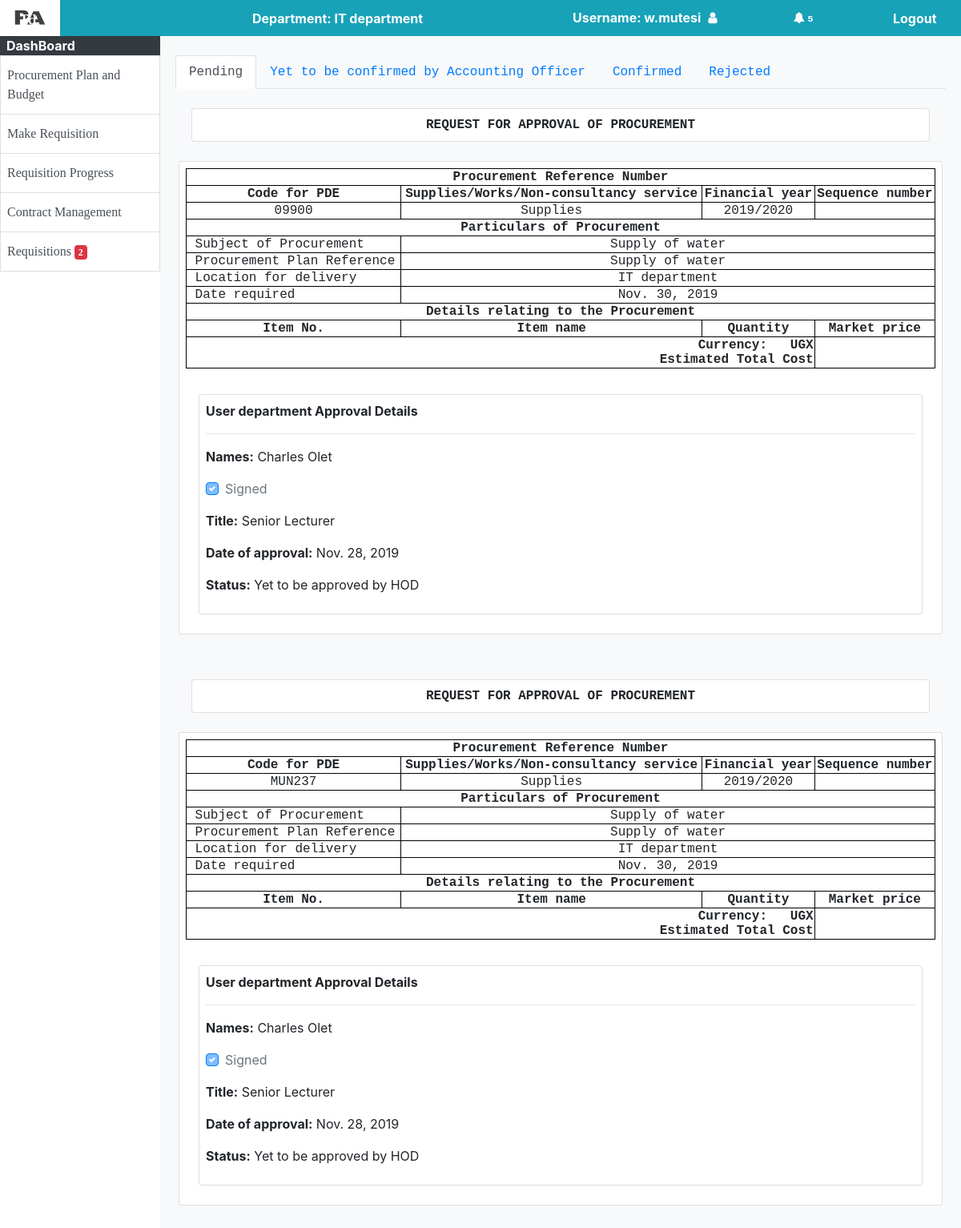
Page /procurement/view_requisitions (signed in) on the earlier database version.
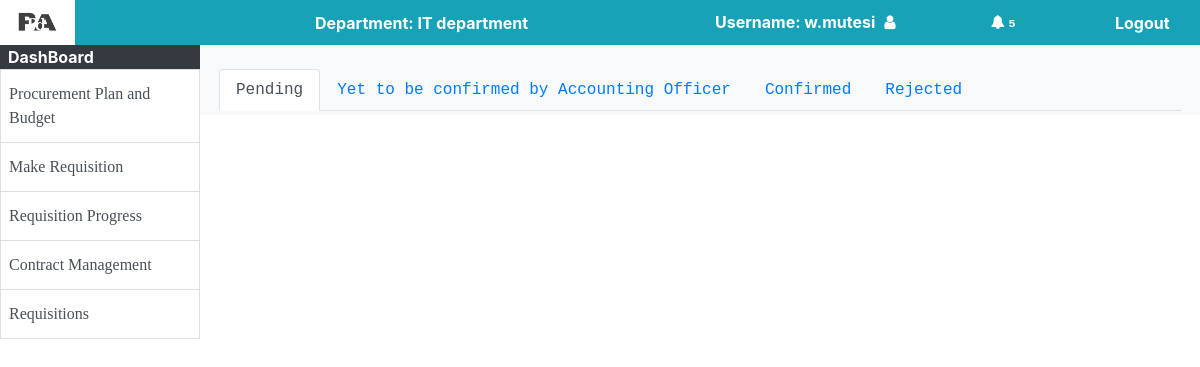
Same page on the later database version.
### procurement/models.py (models this page shows, shortened)
class Requisition(models.Model):
    id = models.AutoField(primary_key=True)
    reference_number = models.CharField(max_length=15)
    financial_year = models.CharField(max_length=4)
    pde_code = models.CharField(max_length=10)
    sequence_number = models.CharField(max_length=10, blank=True, default="")
    requisition_type = models.CharField(max_length=10)
    subject = models.CharField(max_length=10)
    plan_reference = models.CharField(max_length=10)
    delivery_location = models.CharField(max_length=10)
    date_required = models.DateField(default=timezone.now)
    initiation = models.DateField(default=timezone.now)
    member_confirmation = models.BooleanField(blank=True,null=True)
    hod_confirmation = models.BooleanField(blank=True,null=True)
    member_confirmation_date = models.DateField(default=timezone.now)
    hod_confirmation_date = models.DateField(default=timezone.now)
    date_of_submission = models.DateField(null=True)
    ao_confirmation = models.BooleanField(blank=True,null=True)
    ao_confirmation_date = models.DateField(default=timezone.now)
    rejected = models.BooleanField(default=False)
    accepted = models.BooleanField(default=False)
    reason_for_rejection = models.CharField(max_length=1000, default="")
    user_department_id = models.ForeignKey(UserDepartment,blank=True,null=True,on_delete=models.CASCADE)
    initiator = models.ForeignKey(Member,blank=True,null=True,on_delete=models.CASCADE)
    procurement_stage = models.ForeignKey(ProcurementStage,blank=True,null=True,on_delete=models.CASCADE)

class Member(models.Model):
    first_name = models.CharField(max_length=15)
    last_name = models.CharField(max_length=15)
    title = models.CharField(max_length=30, default="")
    username = models.CharField(max_length=15, default="", unique=True)
    email = models.EmailField()
    telephone = models.CharField(max_length=15)
    user_department_id = models.ForeignKey(UserDepartment, on_delete=models.CASCADE)

### procurement/views.py (the view)
# urls.py: path('view_requisitions', views.view_requisitions, name="view_requisitions"),
@login_required
def view_requisitions(request):
    if request.method == "GET":
        pending = []
        submitted = []
        rejected = []
        requisitions = Requisition.objects.filter().order_by('-initiation')
        for requisition in requisitions:
            if (request.user.profile.member.user_department_id.department_name ==
                requisition.user_department_id.department_name):
                if (requisition.member_confirmation == False or
                    requisition.hod_confirmation == False or
                    requisition.date_of_submission == None
                    ):
                    details = Details.objects.filter(requisition_id=requisition).all()
                    pending.append((requisition,details))
                elif (requisition.member_confirmation and
                    requisition.hod_confirmation and
                    requisition.date_of_submission and
                    requisition.accepted == False and
                    requisition.rejected == False
                    ):
                    details = Details.objects.filter(requisition_id=requisition).all()
                    submitted.append((requisition,details))
                elif (requisition.rejected):
                    details = Details.objects.filter(requisition_id=requisition).all()
                    rejected.append((requisition,details))
                else:
                    print(requisition)
        if len(pending) <= 0:
            if request.user.profile.role == "hod":
                messages.info(request,"Currently there are no requisitions to approve.")
                context = {
                    "pending": pending,
                    "pending_count": len(pending),
                    "submitted": submitted,
                    "rejected": rejected
                }
                return render(request, "procurement/all-requisitions-page.html", context)
            else:
                context = {
                    "pending": pending,
                    "pending_count": len(pending),
                    "submitted": submitted,
                    "rejected": rejected
                }
                return render(request, "procurement/all-requisitions-page.html", context)
        else:
            context = {
                "pending": pending,
                "pending_count": len(pending),
                "submitted": submitted,
                "rejected": rejected
            }
            return render(request, "procurement/all-requisitions-page.html", context)
    else:
        return render(request, "procurement/all-requisitions-page.html")

### procurement/templates/procurement/all-requisitions-page.html (shortened to what the changed rows need)
{% extends 'procurement/HOD-base.html' %}
{% block content %}
    <div class="tab-content" id="nav-tabContent">
        <div class="tab-pane fade show active" id="nav-pending" role="tabpanel" aria-labelledby="nav-pending-tab">
            {% for requisition,details in pending %}
                <div class="card m-4">
                    <div class="card-body p-2 text-center" style="font-family:'Courier New', Courier, monospace;">
                        <strong>REQUEST FOR APPROVAL OF PROCUREMENT</strong>
                    </div>
                </div>
                <div class="card m-2">
                    <div class="card-body p-2">
                        <table style=" border: 1px solid black; width:100%; font-family: 'Courier New', Courier, monospace;">
                            <tr>
                                <th class="text-center" colspan="4">Procurement Reference Number</th>
                            </tr>
                            <tr class="text-center">
                                <th style=" border: 1px solid black;">Code for PDE</th>
                                <th style=" border: 1px solid black;">Supplies/Works/Non-consultancy service</th>
                                <th style=" border: 1px solid black;">Financial year</th>
                                <th style=" border: 1px solid black;">Sequence number</th>
                            </tr>
                            <tr class="text-center">
                                <td style=" border: 1px solid black;">{{ requisition.pde_code }}</td>
                                <td style=" border: 1px solid black;">{{ requisition.requisition_type }}</td>
                                <td style=" border: 1px solid black;">{{ requisition.financial_year }}</td>
                                <td style=" border: 1px solid black;">{{ requisition.sequence_number }}</td>
                            </tr>
                            <tr>
                                <th class="text-center" colspan="4">Particulars of Procurement</th>
                            </tr>
                            <tr>
                                <td style=" border: 1px solid black;">&nbsp;Subject of Procurement</td>
                                <td colspan="3" style=" border: 1px solid black;" class="text-center">{{ requisition.subject }}</td>
                            </tr>
                            <tr>
                                <td style=" border: 1px solid black;">&nbsp;Procurement Plan Reference</td>
                                <td colspan="3" style=" border: 1px solid black;" class="text-center">{{ requisition.plan_reference }}</td>
                            </tr>
                            <tr>
                                <td style=" border: 1px solid black;">&nbsp;Location for delivery</td>
                                <td colspan="3" style=" border: 1px solid black;" class="text-center">{{ requisition.delivery_location }}</td>
                            </tr>
                            <tr>
                                <td style=" border: 1px solid black;">&nbsp;Date required</td>
                                <td colspan="3" style=" border: 1px solid black;" class="text-center">{{ requisition.date_required }}</td>
                            </tr>
                            <tr>
                                <th class="text-center" colspan="4">Details relating to the Procurement</th>
                            </tr>
                            <tr class="text-center">
                                <th style=" border: 1px solid black;">Item No.</th>
                                <th style=" border: 1px solid black;">Item name</th>
                                <th style=" border: 1px solid black;">Quantity</th>
                                <th style=" border: 1px solid black;">Market price</th>
                            </tr>
                            <tr>
                                <th class="text-center" colspan="3">
                                    <div align="right">
                                        Currency:&nbsp;&nbsp;&nbsp;UGX<br/>
                                        Estimated Total Cost
                                    </div>
                                </th>
                                <td style=" border: 1px solid black;" class="text-center"><strong>{{ requisition.estimated_total_cost }}</strong></td>
                            </tr>
                        </table>
                    </div>
                    {% if user.profile.role == 'hod' %}
                        {% if requisition.member_confirmation %}
                            <div class="card m-4">
                                <div class="card-body p-2" style="font-family: 'Courier New', Courier, monospace;">
                                    <strong>User department Approval Details</strong><hr/>
                                    <p><strong>Names:</strong> {{ requisition.initiator.first_name }} {{ requisition.initiator.last_name }} </p>
                                    <p>
                                        <div class="custom-control custom-checkbox mr-sm-2">
                                            <input type="checkbox" class="custom-control-input" id="member_confirmation" checked disabled>
                                            <label class="custom-control-label" for="member_confirmation">Signed</label>
                                        </div>
                                    </p>
                                    <p><strong>Title:</strong> {{ requisition.initiator.title }}</p>
                                    <p><strong>Date of approval:</strong> {{ requisition.member_confirmation_date }} </p>
                                </div>
                            </div>
                            <div class="card m-4">
                                <div class="card-body p-2" style="font-family: 'Courier New', Courier, monospace;">
                                    <label class="font-weight-bold">Confirmation of request</label><hr/>
                                    <div class="row p-2">
                                        <div class="col-md-10">
                                            <label class="form-check-label">
                                                <strong>Head of the user department</strong><br/>
                                                <strong>I {{ user.last_name }} {{ user.first_name }}</strong>,<br/>
                                                <i>Do agree by the following requisition details to the best of my Knowledge.</i>
                                            </label>
                                        </div>
                                        <div class="col-md-2">
                                            <div class="custom-control custom-checkbox mr-sm-2">
                                                <input type="checkbox" class="custom-control-input" id="hod_confirmation{{requisition.id}}">
                                                <label class="custom-control-label" for="hod_confirmation{{requisition.id}}"></label>
                                            </div>
                                        </div>
                                    </div>
                                </div>
                            </div>
                            <div id="done{{requisition.id}}" class="form-group m-4" align="center"></div>
                        {% else %}
                        {% endif %}
                    {% else %}
                        <div class="card m-4">
                            <div class="card-body p-2">
                                <strong>User department Approval Details</strong><hr/>
                                <p><strong>Names:</strong> {{ requisition.initiator.first_name }} {{ requisition.initiator.last_name }} </p>
                                <p>
                                    <div class="custom-control custom-checkbox mr-sm-2">
                                        <label class="custom-control-label" for="member_confirmation">Signed</label>
                                    </div>
                                </p>
                                <p><strong>Title:</strong> {{ requisition.initiator.title }}</p>
                                <p><strong>Date of approval:</strong> {{ requisition.member_confirmation_date }} </p>
                                <p><strong>Status:</strong> Yet to be approved by HOD</p>
                            </div>
                        </div>
                    {% endif %}
                </div><br/>
            {% endfor %}
        </div>
    </div>
{% endblock %}

### procurement/templates/procurement/HOD-base.html (shortened to what the changed rows need)
{% load staticfiles %}
<html>
	<head>
		<link rel="stylesheet" type="text/css" href="{% static 'css/bootstrap.min.css' %}">
		<link rel="stylesheet" type="text/css" href="{% static 'css/style.css' %}">
		<link rel="stylesheet" type="text/css" href="{% static 'css/font-awesome.min.css' %}">
	</head>
	<body>
		<div class="container col-12">
			<div class="row" style="min-height:650">
				<div class="col-md-2 bg-white h-100 p-0 fixed" style="top:45;">
					{% if user.is_authenticated %}
						{% if user.profile.role == 'hod' %}
							<div class="list-group" style="font-family: 'Times New Roman', Times, serif;">
								<a href="{% url 'procurement:view_requisitions' %}" class="list-group-item list-group-item-action px-2" style="border-radius: 0px;">
									{% if pending_count == 0 %}
										Requisitions
									{% else %}
										Requisitions <span class="badge badge-light bg-danger text-white">{{ pending_count }}</span>
									{% endif %}
								</a>
								<a href="#" class="list-group-item list-group-item-action px-2" style="border-radius: 0px;">
									Procurement Plan and Budget
								</a>
								<a href="#" class="list-group-item list-group-item-action px-2" style="border-radius: 0px;">
									Contract management
								</a>
								<a href="#" class="list-group-item list-group-item-action px-2" style="border-radius: 0px;">
									Requisition Progress
								</a>
								<a href="{% url 'procurement:members' %}" class="list-group-item list-group-item-action px-2" style="border-radius: 0px;">
									Add Members
								</a>
							</div>
						{% elif user.profile.role == 'member' %}
							<div class="list-group" style="font-family: 'Times New Roman', Times, serif;">
								<a href="#" class="list-group-item list-group-item-action px-2" style="border-radius: 0px;">
									Procurement Plan and Budget
								</a>
								<a href="{% url 'procurement:part1_requisition' %}" class="list-group-item list-group-item-action px-2" style="border-radius: 0px;">
									Make Requisition
								</a>
								<a href="#" class="list-group-item list-group-item-action px-2" style="border-radius: 0px;">
									Requisition Progress
								</a>
								<a href="#" class="list-group-item list-group-item-action px-2" style="border-radius: 0px;">
									Contract Management
								</a>
								<a href="{% url 'procurement:view_requisitions' %}" class="list-group-item list-group-item-action px-2" style="border-radius: 0px;">
									{% if pending_count == 0 %}
										Requisitions
									{% else %}
										Requisitions <span class="badge badge-light bg-danger text-white">{{ pending_count }}</span>
									{% endif %}
								</a>
							</div>
						{% endif %}
					{% endif %}
				</div>
				<div class="col-md-10 bg-light h-100">
					{% block content %}
					{% endblock %}
				</div>
			</div>
		</div>
	</body>
</html>

Differences in the rows shown:
removed Requisition: pde_code "09900", requisition_type "Supplies", financial_year "2019/2020", subject "Supply of water", plan_reference "Supply of water", delivery_location "IT department", date_required "Nov. 30, 2019", initiator.first_name "Charles", initiator.last_name "Olet", initiator "Senior Lecturer", member_confirmation_date "Nov. 28, 2019"
removed Requisition: pde_code "MUN237", requisition_type "Supplies", financial_year "2019/2020", subject "Supply of water", plan_reference "Supply of water", delivery_location "IT department", date_required "Nov. 30, 2019", initiator.first_name "Charles", initiator.last_name "Olet", initiator "Senior Lecturer", member_confirmation_date "Nov. 28, 2019"
Other differences:
{{ pending_count }}: "2" → (not shown)
